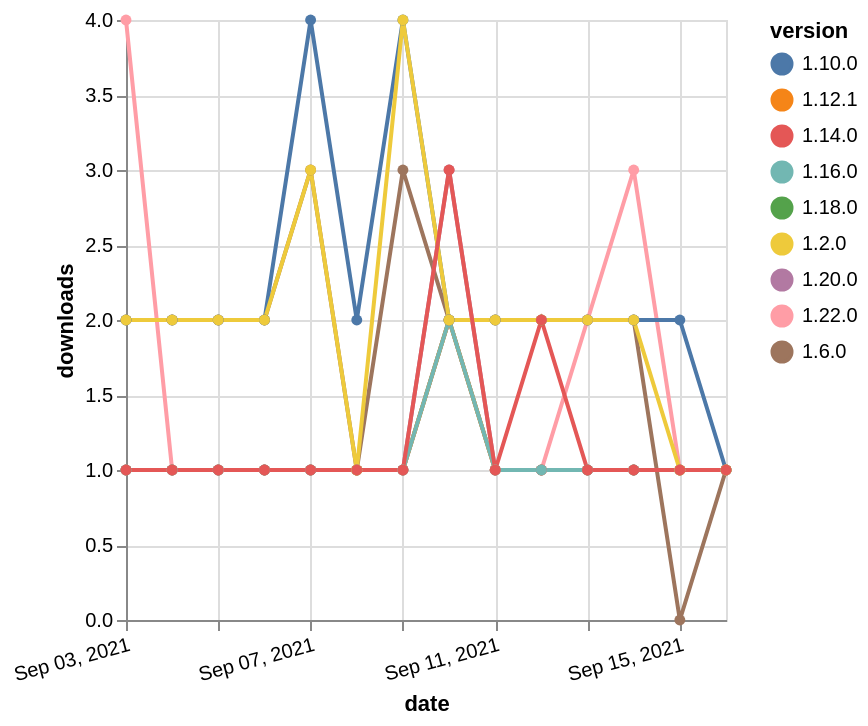

Vega-Lite specification stored for this chart:
### Vega-Lite specification from a JSON file in a GitHub repository (floating-point values rounded to 4 significant figures)
{"$schema": "https://vega.github.io/schema/vega-lite/v5.json", "description": "A simple bar chart with embedded data.", "data": {"values": [{"date": "2021-09-03", "total": 2585, "delta": 2, "version": "1.6.0"}, {"date": "2021-09-04", "total": 2587, "delta": 2, "version": "1.6.0"}, {"date": "2021-09-05", "total": 2589, "delta": 2, "version": "1.6.0"}, {"date": "2021-09-06", "total": 2591, "delta": 2, "version": "1.6.0"}, {"date": "2021-09-07", "total": 2594, "delta": 3, "version": "1.6.0"}, {"date": "2021-09-08", "total": 2595, "delta": 1, "version": "1.6.0"}, {"date": "2021-09-09", "total": 2598, "delta": 3, "version": "1.6.0"}, {"date": "2021-09-10", "total": 2600, "delta": 2, "version": "1.6.0"}, {"date": "2021-09-11", "total": 2602, "delta": 2, "version": "1.6.0"}, {"date": "2021-09-12", "total": 2604, "delta": 2, "version": "1.6.0"}, {"date": "2021-09-13", "total": 2606, "delta": 2, "version": "1.6.0"}, {"date": "2021-09-14", "total": 2608, "delta": 2, "version": "1.6.0"}, {"date": "2021-09-15", "total": 2608, "delta": 0, "version": "1.6.0"}, {"date": "2021-09-16", "total": 2609, "delta": 1, "version": "1.6.0"}, {"date": "2021-09-03", "total": 162, "delta": 1, "version": "1.18.0"}, {"date": "2021-09-04", "total": 163, "delta": 1, "version": "1.18.0"}, {"date": "2021-09-05", "total": 164, "delta": 1, "version": "1.18.0"}, {"date": "2021-09-06", "total": 165, "delta": 1, "version": "1.18.0"}, {"date": "2021-09-07", "total": 166, "delta": 1, "version": "1.18.0"}, {"date": "2021-09-08", "total": 167, "delta": 1, "version": "1.18.0"}, {"date": "2021-09-09", "total": 168, "delta": 1, "version": "1.18.0"}, {"date": "2021-09-10", "total": 170, "delta": 2, "version": "1.18.0"}, {"date": "2021-09-11", "total": 171, "delta": 1, "version": "1.18.0"}, {"date": "2021-09-12", "total": 172, "delta": 1, "version": "1.18.0"}, {"date": "2021-09-13", "total": 173, "delta": 1, "version": "1.18.0"}, {"date": "2021-09-14", "total": 174, "delta": 1, "version": "1.18.0"}, {"date": "2021-09-15", "total": 175, "delta": 1, "version": "1.18.0"}, {"date": "2021-09-16", "total": 176, "delta": 1, "version": "1.18.0"}, {"date": "2021-09-03", "total": 126, "delta": 4, "version": "1.22.0"}, {"date": "2021-09-04", "total": 127, "delta": 1, "version": "1.22.0"}, {"date": "2021-09-05", "total": 128, "delta": 1, "version": "1.22.0"}, {"date": "2021-09-06", "total": 129, "delta": 1, "version": "1.22.0"}, {"date": "2021-09-07", "total": 130, "delta": 1, "version": "1.22.0"}, {"date": "2021-09-08", "total": 131, "delta": 1, "version": "1.22.0"}, {"date": "2021-09-09", "total": 132, "delta": 1, "version": "1.22.0"}, {"date": "2021-09-10", "total": 134, "delta": 2, "version": "1.22.0"}, {"date": "2021-09-11", "total": 135, "delta": 1, "version": "1.22.0"}, {"date": "2021-09-12", "total": 136, "delta": 1, "version": "1.22.0"}, {"date": "2021-09-13", "total": 138, "delta": 2, "version": "1.22.0"}, {"date": "2021-09-14", "total": 141, "delta": 3, "version": "1.22.0"}, {"date": "2021-09-15", "total": 142, "delta": 1, "version": "1.22.0"}, {"date": "2021-09-16", "total": 143, "delta": 1, "version": "1.22.0"}, {"date": "2021-09-03", "total": 2577, "delta": 2, "version": "1.10.0"}, {"date": "2021-09-04", "total": 2579, "delta": 2, "version": "1.10.0"}, {"date": "2021-09-05", "total": 2581, "delta": 2, "version": "1.10.0"}, {"date": "2021-09-06", "total": 2583, "delta": 2, "version": "1.10.0"}, {"date": "2021-09-07", "total": 2587, "delta": 4, "version": "1.10.0"}, {"date": "2021-09-08", "total": 2589, "delta": 2, "version": "1.10.0"}, {"date": "2021-09-09", "total": 2593, "delta": 4, "version": "1.10.0"}, {"date": "2021-09-10", "total": 2595, "delta": 2, "version": "1.10.0"}, {"date": "2021-09-11", "total": 2597, "delta": 2, "version": "1.10.0"}, {"date": "2021-09-12", "total": 2599, "delta": 2, "version": "1.10.0"}, {"date": "2021-09-13", "total": 2601, "delta": 2, "version": "1.10.0"}, {"date": "2021-09-14", "total": 2603, "delta": 2, "version": "1.10.0"}, {"date": "2021-09-15", "total": 2605, "delta": 2, "version": "1.10.0"}, {"date": "2021-09-16", "total": 2606, "delta": 1, "version": "1.10.0"}, {"date": "2021-09-03", "total": 253, "delta": 1, "version": "1.12.1"}, {"date": "2021-09-04", "total": 254, "delta": 1, "version": "1.12.1"}, {"date": "2021-09-05", "total": 255, "delta": 1, "version": "1.12.1"}, {"date": "2021-09-06", "total": 256, "delta": 1, "version": "1.12.1"}, {"date": "2021-09-07", "total": 257, "delta": 1, "version": "1.12.1"}, {"date": "2021-09-08", "total": 258, "delta": 1, "version": "1.12.1"}, {"date": "2021-09-09", "total": 259, "delta": 1, "version": "1.12.1"}, {"date": "2021-09-10", "total": 261, "delta": 2, "version": "1.12.1"}, {"date": "2021-09-11", "total": 262, "delta": 1, "version": "1.12.1"}, {"date": "2021-09-12", "total": 263, "delta": 1, "version": "1.12.1"}, {"date": "2021-09-13", "total": 264, "delta": 1, "version": "1.12.1"}, {"date": "2021-09-14", "total": 265, "delta": 1, "version": "1.12.1"}, {"date": "2021-09-15", "total": 266, "delta": 1, "version": "1.12.1"}, {"date": "2021-09-16", "total": 267, "delta": 1, "version": "1.12.1"}, {"date": "2021-09-03", "total": 197, "delta": 1, "version": "1.20.0"}, {"date": "2021-09-04", "total": 198, "delta": 1, "version": "1.20.0"}, {"date": "2021-09-05", "total": 199, "delta": 1, "version": "1.20.0"}, {"date": "2021-09-06", "total": 200, "delta": 1, "version": "1.20.0"}, {"date": "2021-09-07", "total": 201, "delta": 1, "version": "1.20.0"}, {"date": "2021-09-08", "total": 202, "delta": 1, "version": "1.20.0"}, {"date": "2021-09-09", "total": 203, "delta": 1, "version": "1.20.0"}, {"date": "2021-09-10", "total": 206, "delta": 3, "version": "1.20.0"}, {"date": "2021-09-11", "total": 207, "delta": 1, "version": "1.20.0"}, {"date": "2021-09-12", "total": 208, "delta": 1, "version": "1.20.0"}, {"date": "2021-09-13", "total": 209, "delta": 1, "version": "1.20.0"}, {"date": "2021-09-14", "total": 210, "delta": 1, "version": "1.20.0"}, {"date": "2021-09-15", "total": 211, "delta": 1, "version": "1.20.0"}, {"date": "2021-09-16", "total": 212, "delta": 1, "version": "1.20.0"}, {"date": "2021-09-03", "total": 201, "delta": 1, "version": "1.16.0"}, {"date": "2021-09-04", "total": 202, "delta": 1, "version": "1.16.0"}, {"date": "2021-09-05", "total": 203, "delta": 1, "version": "1.16.0"}, {"date": "2021-09-06", "total": 204, "delta": 1, "version": "1.16.0"}, {"date": "2021-09-07", "total": 205, "delta": 1, "version": "1.16.0"}, {"date": "2021-09-08", "total": 206, "delta": 1, "version": "1.16.0"}, {"date": "2021-09-09", "total": 207, "delta": 1, "version": "1.16.0"}, {"date": "2021-09-10", "total": 209, "delta": 2, "version": "1.16.0"}, {"date": "2021-09-11", "total": 210, "delta": 1, "version": "1.16.0"}, {"date": "2021-09-12", "total": 211, "delta": 1, "version": "1.16.0"}, {"date": "2021-09-13", "total": 212, "delta": 1, "version": "1.16.0"}, {"date": "2021-09-14", "total": 213, "delta": 1, "version": "1.16.0"}, {"date": "2021-09-15", "total": 214, "delta": 1, "version": "1.16.0"}, {"date": "2021-09-16", "total": 215, "delta": 1, "version": "1.16.0"}, {"date": "2021-09-03", "total": 2595, "delta": 2, "version": "1.2.0"}, {"date": "2021-09-04", "total": 2597, "delta": 2, "version": "1.2.0"}, {"date": "2021-09-05", "total": 2599, "delta": 2, "version": "1.2.0"}, {"date": "2021-09-06", "total": 2601, "delta": 2, "version": "1.2.0"}, {"date": "2021-09-07", "total": 2604, "delta": 3, "version": "1.2.0"}, {"date": "2021-09-08", "total": 2605, "delta": 1, "version": "1.2.0"}, {"date": "2021-09-09", "total": 2609, "delta": 4, "version": "1.2.0"}, {"date": "2021-09-10", "total": 2611, "delta": 2, "version": "1.2.0"}, {"date": "2021-09-11", "total": 2613, "delta": 2, "version": "1.2.0"}, {"date": "2021-09-12", "total": 2615, "delta": 2, "version": "1.2.0"}, {"date": "2021-09-13", "total": 2617, "delta": 2, "version": "1.2.0"}, {"date": "2021-09-14", "total": 2619, "delta": 2, "version": "1.2.0"}, {"date": "2021-09-15", "total": 2620, "delta": 1, "version": "1.2.0"}, {"date": "2021-09-16", "total": 2621, "delta": 1, "version": "1.2.0"}, {"date": "2021-09-03", "total": 373, "delta": 1, "version": "1.14.0"}, {"date": "2021-09-04", "total": 374, "delta": 1, "version": "1.14.0"}, {"date": "2021-09-05", "total": 375, "delta": 1, "version": "1.14.0"}, {"date": "2021-09-06", "total": 376, "delta": 1, "version": "1.14.0"}, {"date": "2021-09-07", "total": 377, "delta": 1, "version": "1.14.0"}, {"date": "2021-09-08", "total": 378, "delta": 1, "version": "1.14.0"}, {"date": "2021-09-09", "total": 379, "delta": 1, "version": "1.14.0"}, {"date": "2021-09-10", "total": 382, "delta": 3, "version": "1.14.0"}, {"date": "2021-09-11", "total": 383, "delta": 1, "version": "1.14.0"}, {"date": "2021-09-12", "total": 385, "delta": 2, "version": "1.14.0"}, {"date": "2021-09-13", "total": 386, "delta": 1, "version": "1.14.0"}, {"date": "2021-09-14", "total": 387, "delta": 1, "version": "1.14.0"}, {"date": "2021-09-15", "total": 388, "delta": 1, "version": "1.14.0"}, {"date": "2021-09-16", "total": 389, "delta": 1, "version": "1.14.0"}]}, "width": "container", "mark": {"type": "line", "point": {"filled": true}}, "encoding": {"x": {"field": "date", "type": "temporal", "timeUnit": "yearmonthdate", "title": "date", "axis": {"labelAngle": -15}}, "y": {"field": "delta", "type": "quantitative", "title": "downloads"}, "color": {"field": "version", "type": "nominal"}, "tooltip": {"field": "delta"}}}
